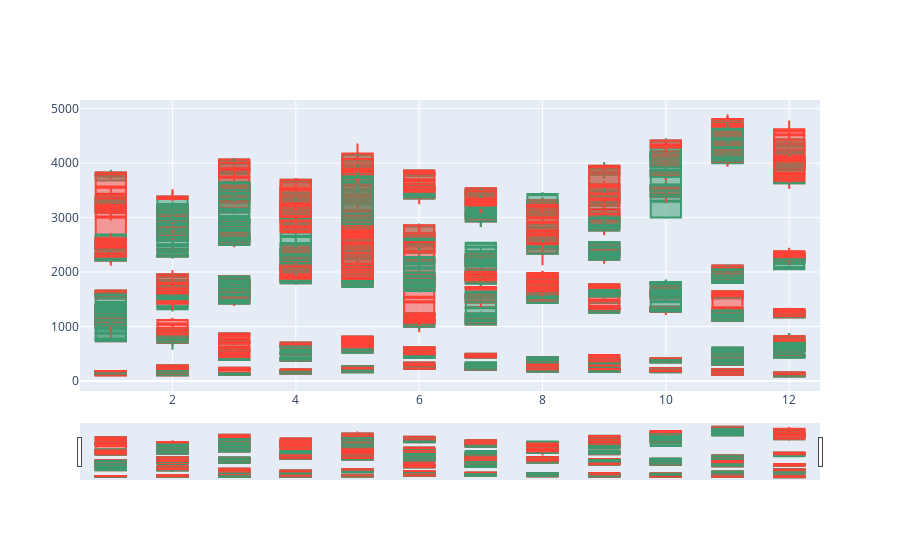

This figure's notebook cell:
### Code cell
data['month']=data['Date'].dt.month
fig = go.Figure(data=[go.Candlestick(x=data['month'],
                open=data['Open'], high=data['High'],
                low=data['Low'], close=data['Price'])
                      ])
fig.show()

### Figure 1 — Plotly figure (JSON) as saved in the notebook; plotly's stock layout.template omitted (floating-point values rounded to 4 significant figures; data arrays with more than 128 entries replaced by an {"elided": "..."} marker saying what was removed)
{"data": [{"close": {"elided": "2508 float values"}, "high": {"elided": "2508 float values"}, "low": {"elided": "2508 float values"}, "open": {"elided": "2508 float values"}, "type": "candlestick", "x": {"elided": "2508 int values"}}], "layout": {}}
